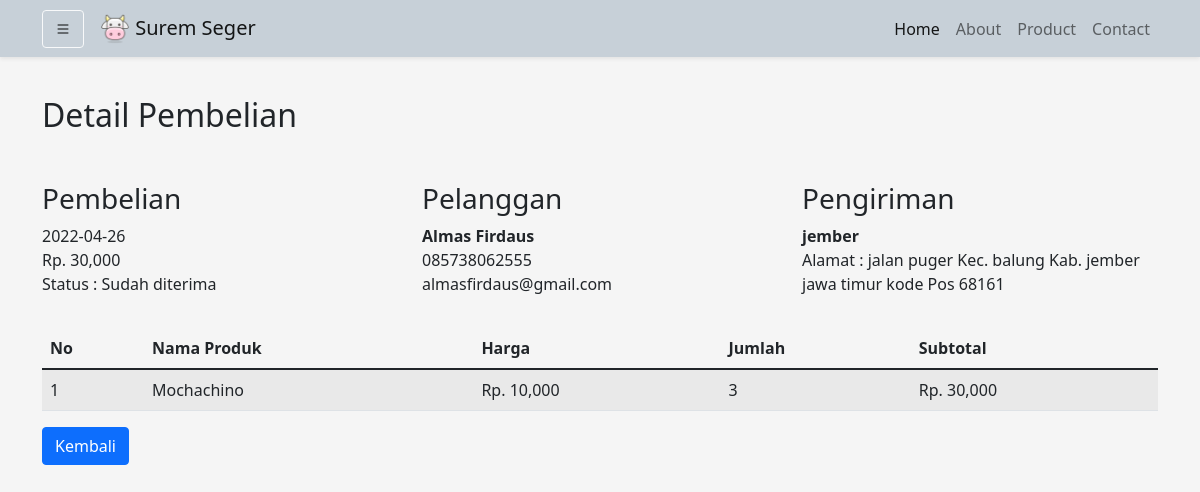
The app's page /Admin/detailLaporan.php?id=30 (signed in) with its own data.
### tables this page shows
CREATE TABLE `pembelian` (
  `id_pembelian` int(11) NOT NULL,
  `id_user` int(11) NOT NULL,
  `tanggal_pembelian` date NOT NULL,
  `total_pembelian` int(11) NOT NULL,
  `opsi_pengiriman` varchar(30) NOT NULL,
  `opsi_pembayaran` varchar(30) NOT NULL,
  `alamat_pengiriman` text NOT NULL,
  `status_pembelian` varchar(50) NOT NULL,
  `status_terima` varchar(50) NOT NULL
);

CREATE TABLE `users` (
  `id` int(8) NOT NULL,
  `namalengkap` varchar(30) NOT NULL,
  `email` varchar(30) NOT NULL,
  `alamat` varchar(50) NOT NULL,
  `provinsi` varchar(30) NOT NULL,
  `kota` varchar(30) NOT NULL,
  `kecamatan` varchar(30) NOT NULL,
  `kodepos` varchar(10) NOT NULL,
  `nohp` varchar(13) NOT NULL,
  `password` varchar(255) NOT NULL,
  `role` varchar(2) NOT NULL,
  `gambar` varchar(100) NOT NULL
);

CREATE TABLE `pembelian_produk` (
  `id_pembelian_produk` int(11) NOT NULL,
  `id_pembelian` int(11) NOT NULL,
  `id_produk` int(11) NOT NULL,
  `jumlah` int(11) NOT NULL,
  `nama` varchar(50) NOT NULL,
  `harga` int(11) NOT NULL,
  `berat` int(11) NOT NULL,
  `subberat` int(11) NOT NULL,
  `subharga` int(11) NOT NULL
);

### functions.php (called while the page is built, shortened)
<?php
$conn = mysqli_connect("localhost", "root", "", "db_suremseger");
function query($query)
{
    global $conn;
    $result = mysqli_query($conn, $query);
    $rows = [];
    while ($row = mysqli_fetch_assoc($result)) {
        $rows[] = $row;
    }
    return $rows;
}

### Admin/detailLaporan.php (the view, shortened to what this page needs)
<?php
require_once('../functions.php');
?>
<!DOCTYPE html>
<html lang="en">
<head>
    <link href="https://cdn.jsdelivr.net/npm/bootstrap@5.1.3/dist/css/bootstrap.min.css" rel="stylesheet" />
    <link rel="stylesheet" href="https://cdn.jsdelivr.net/npm/bootstrap-icons@1.8.1/font/bootstrap-icons.css" />
    <link rel="stylesheet" href="../style.css" />
</head>
<body>
    <?php include 'nav_sidebar.php' ?>
    <section id="detail">
        <div class="container">
            <h2 class="mb-5">Detail Pembelian</h2>
            <?php
            $ambil = query("SELECT * FROM pembelian JOIN users
                                ON pembelian.id_user = users.id
                                WHERE pembelian.id_pembelian = {$_GET['id']}")[0];
            ?>
            <div class="row">
                <div class="col-md-4">
                    <h3>Pembelian</h3>
                    <p>
                        <?= $ambil['tanggal_pembelian']; ?> <br>
                        Rp. <?= number_format($ambil['total_pembelian']); ?> <br>
                        Status : <?= $ambil['status_terima']; ?> <br>
                    </p>
                </div>
                <div class="col-md-4">
                    <h3>Pelanggan</h3>
                    <strong><?= $ambil['namalengkap']; ?></strong> <br>
                    <p>
                        <?= $ambil['nohp']; ?> <br>
                        <?= $ambil['email']; ?>
                    </p>
                </div>
                <div class="col-md-4">
                    <h3>Pengiriman</h3>
                    <strong><?= $ambil['kota']; ?></strong>
                    <p>
                        Alamat : <?= $ambil['alamat_pengiriman']; ?>
                    </p>
                </div>
            </div>
            <table class="table table-striped table-hover mt-3">
                <thead>
                    <tr>
                        <th>No</th>
                        <th>Nama Produk</th>
                        <th>Harga</th>
                        <th>Jumlah</th>
                        <th>Subtotal</th>
                    </tr>
                </thead>
                <tbody>
                    <?php $i = 1 ?>
                    <?php $ambil = query("SELECT * FROM pembelian_produk
                                                WHERE id_pembelian = {$_GET['id']}"); ?>
                    <?php foreach ($ambil as $pecah) : ?>
                        <tr>
                            <td><?= $i; ?></td>
                            <td><?= $pecah['nama']; ?></td>
                            <td>Rp. <?= number_format($pecah['harga']); ?></td>
                            <td><?= $pecah['jumlah']; ?></td>
                            <td>
                                Rp. <?= number_format($pecah['subharga']); ?>
                            </td>
                        </tr>
                        <?php $i++ ?>
                    <?php endforeach; ?>
                </tbody>
            </table>
            <a href="dataPembeli.php" class="btn btn-primary">Kembali</a>
        </div>
    </section>
</body>
</html>

### style.css (style rules this page uses)
body { background-color: whitesmoke; }
section { padding-top: 6rem; }

### records on screen
pembelian: tanggal_pembelian "2022-04-26", total_pembelian "30,000", status_terima "Sudah diterima", id_user.namalengkap "Almas Firdaus", id_user.nohp "085738062555", id_user.email "almasfirdaus@gmail.com", id_user.kota "jember", alamat_pengiriman "jalan puger Kec. balung Kab. jember jawa timur kode Pos 68161"
pembelian_produk: nama "Mochachino", harga "10,000", jumlah "3", subharga "30,000"
